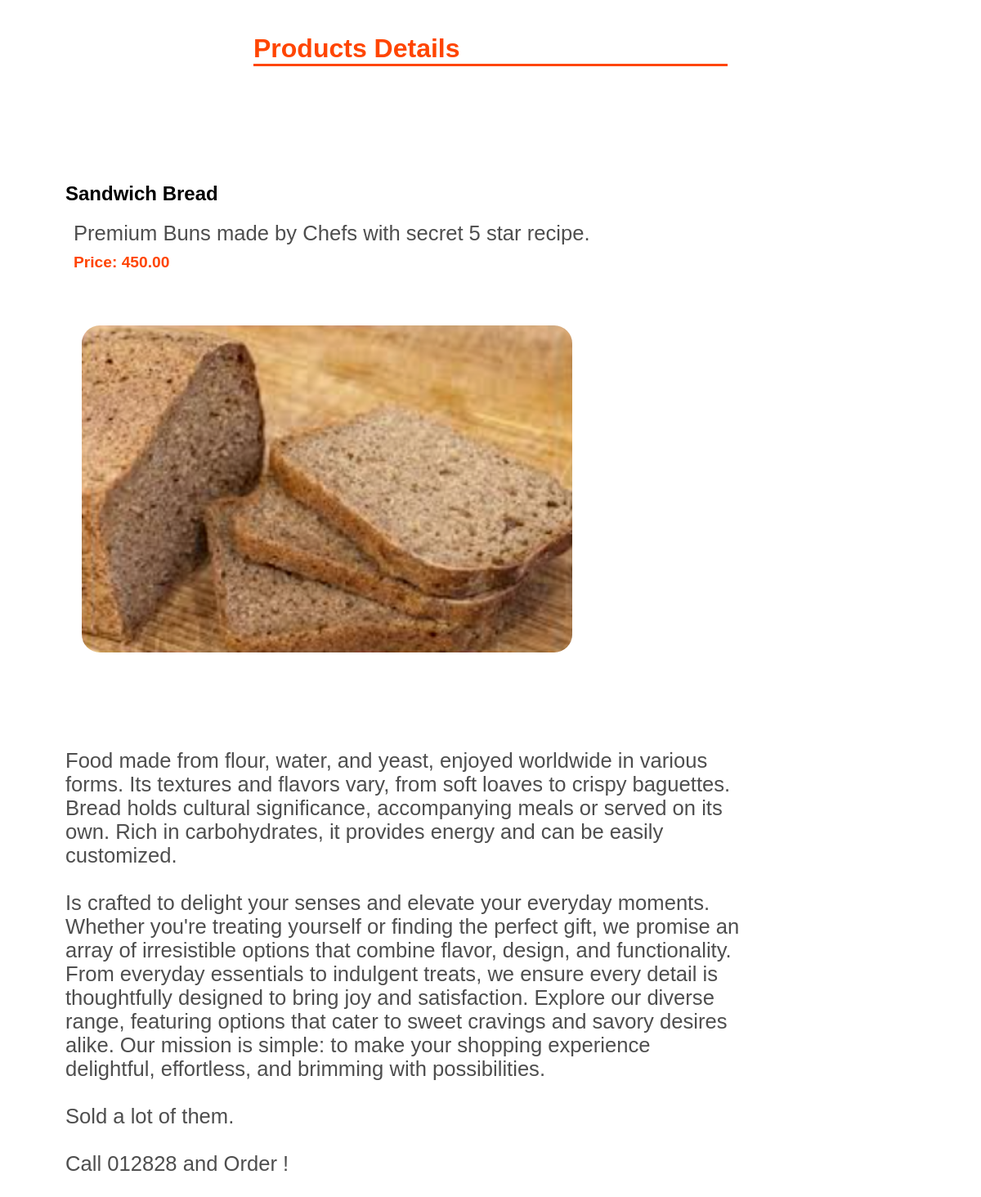
The page /Products/product/2 on the database its author committed.
### Products/models.py (models this page shows, shortened)
class Product(models.Model):
  name = models.CharField(max_length=100)
  description = models.TextField()
  image = models.ImageField(upload_to='products', null=True, blank=True)
  price = models.DecimalField(max_digits=10, decimal_places=2)
  base_price = models.DecimalField(max_digits=10, decimal_places=2)
  Category = models.ForeignKey(Category, on_delete=models.CASCADE)
  in_stock = models.BooleanField(default=True)
  class Meta:
    verbose_name = 'Product'
    verbose_name_plural = 'Products'

### Products/views.py (the view)
# urls.py: path('product/<int:id>', product_detail, name='product_detail')
def product_detail(request, id):
  try:
    product = Product.objects.get(id=id)
  except Product.DoesNotExist:
    product = None
  context = {
    "product" : product
    }
  return render(request, 'product_details.html', context)

### Products/templates/product_details.html (shortened to what this page needs)
{% load static %}
<!DOCTYPE html>
<html lang="en">
<head>
  <link rel="stylesheet" href="{% static 'product.css' %}">
</head>
<body>
  <H1>Products Details</H1>
  <div class="products">
    <div class="product">
      <h2>{{product.name}}</h2>
      <p id="description">{{product.description}}</p>
      <p id="price">Price: {{product.price}}</p> <br><br>
      <img id="image" src="{{product.image.url}}" >
  <br><br> <br> <br>
      <div class="des">
        Food made from flour, water, and yeast, enjoyed worldwide in various forms. Its textures and flavors vary, from soft loaves to crispy baguettes. Bread holds cultural significance,
        accompanying meals or served on its own. Rich in carbohydrates, it provides energy and can be easily customized. <br> <br>
        Is crafted to delight your senses and elevate your everyday moments. Whether you're treating yourself or finding the perfect gift, we promise an array of irresistible options that combine flavor,
        design, and functionality. From everyday essentials to indulgent treats, we ensure every detail is thoughtfully designed to bring joy and satisfaction.
         Explore our diverse range, featuring options that cater to sweet cravings and savory desires alike.
         Our mission is simple: to make your shopping experience delightful, effortless, and brimming with possibilities.
         <br> <br> Sold a lot of them. <br> <br>Call 012828 and Order !
      </div>
    </div>
  </div>
</body>

### Products/static/product.css (style rules this page uses)
body { font-family: Arial, Helvetica, sans-serif; margin-left: 20%; margin: 20px; display: flex; align-items: center; flex-direction: column; justify-content: space-evenly; }
h1 { color: orangered; border-bottom: 3px solid orangered; width: 50%; }
.products { margin: 100px 60px; }
.product { margin-bottom: 100px; }
.des { display: flex; align-items: center; justify-content: center; font-size: 1.6em; margin-top: 40px; color: #4e4e4e; width: 80%; }
#description { font-size: 1.6em; margin: 10px; color: #4e4e4e; }
#price { font-size: 1.2em; margin: 10px; color: orangered; font-weight: bold; }
#image { margin: 20px; width: 600px; height: 400px; border-radius: 22px; }

### rows shown on the page
Product: name "Sandwich Bread", description "Premium Buns made by Chefs with secret 5 star recipe.", price "450.00", image (picture)
